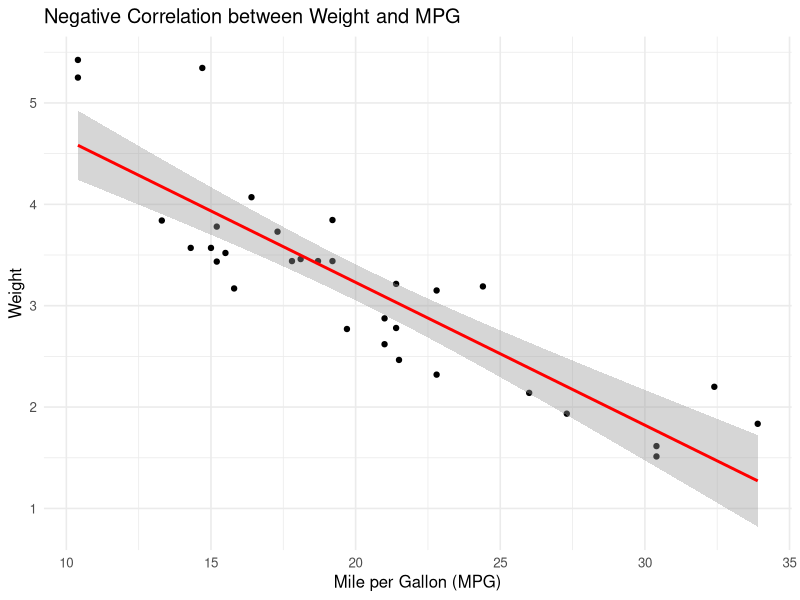

Generate this figure with R:
## ---- chunk 1
#| label: setup
#| include: false
library(ggplot2)
ggplot2::theme_set(ggplot2::theme_minimal(base_size = 12))

library(knitr)
knitr::opts_chunk$set(
  echo = FALSE,
  message = FALSE,
  # Example journal specifications: (width: 17.15 cm, DPI: >= 300)
  fig.width = 17.15 / 2.54,
  dpi = 300
)
## ---- chunk 2
factorial(5)
## ---- chunk 3
#| echo: false
sprintf("10! = %i", factorial(10))
## ---- chunk 4
knitr::include_graphics("https://quarto.org/quarto.png")
## ---- chunk 5
#| label: fig-cars
#| fig-cap: "A scatter plot of weight and MPG from the `mtcars` dataset"
#| fig-asp: 0.5
#| echo: false
mtcars |> 
  ggplot2::ggplot(ggplot2::aes(x = mpg, y = wt)) +
  ggplot2::geom_point() +
  ggplot2::geom_smooth(method = "lm", formula = y ~ x, colour = "red") +
  ggplot2::labs(
    title = "Negative Correlation between Weight and MPG",
    y = "Weight",
    x = "Mile per Gallon (MPG)"
  )
